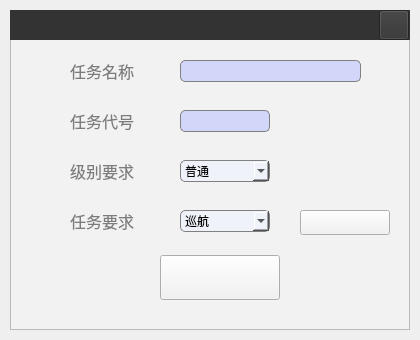
<?xml version="1.0" encoding="UTF-8"?>
<ui version="4.0">
 <class>EDIT</class>
 <widget class="QWidget" name="EDIT">
  <property name="geometry">
   <rect>
    <x>0</x>
    <y>0</y>
    <width>420</width>
    <height>340</height>
   </rect>
  </property>
  <property name="font">
   <font>
    <family>OPPOSans M</family>
   </font>
  </property>
  <property name="windowTitle">
   <string>Form</string>
  </property>
  <property name="styleSheet">
   <string notr="true">QAbstractItemView {
    outline: 0px solid gray;   /* 选定项的虚框 */
    border: 1px solid gray;   /* 整个下拉窗体的边框 */
	border-radius:4px;
	selection-background-color: rgb(126, 126, 126);   /* 整个下拉窗体被选中项的背景色 */
}</string>
  </property>
  <widget class="QFrame" name="frame">
   <property name="geometry">
    <rect>
     <x>10</x>
     <y>10</y>
     <width>400</width>
     <height>320</height>
    </rect>
   </property>
   <property name="styleSheet">
    <string notr="true">background-color: rgb(242, 242, 242);</string>
   </property>
   <property name="frameShape">
    <enum>QFrame::StyledPanel</enum>
   </property>
   <property name="frameShadow">
    <enum>QFrame::Raised</enum>
   </property>
   <widget class="MYBTN" name="btn_addcoor">
    <property name="geometry">
     <rect>
      <x>290</x>
      <y>200</y>
      <width>90</width>
      <height>25</height>
     </rect>
    </property>
    <property name="focusPolicy">
     <enum>Qt::NoFocus</enum>
    </property>
    <property name="text">
     <string/>
    </property>
   </widget>
   <widget class="QLabel" name="label_3">
    <property name="geometry">
     <rect>
      <x>60</x>
      <y>150</y>
      <width>88</width>
      <height>22</height>
     </rect>
    </property>
    <property name="sizePolicy">
     <sizepolicy hsizetype="Fixed" vsizetype="Fixed">
      <horstretch>0</horstretch>
      <verstretch>0</verstretch>
     </sizepolicy>
    </property>
    <property name="palette">
     <palette>
      <active>
       <colorrole role="WindowText">
        <brush brushstyle="SolidPattern">
         <color alpha="255">
          <red>124</red>
          <green>124</green>
          <blue>124</blue>
         </color>
        </brush>
       </colorrole>
       <colorrole role="Button">
        <brush brushstyle="SolidPattern">
         <color alpha="255">
          <red>242</red>
          <green>242</green>
          <blue>242</blue>
         </color>
        </brush>
       </colorrole>
       <colorrole role="Text">
        <brush brushstyle="SolidPattern">
         <color alpha="255">
          <red>124</red>
          <green>124</green>
          <blue>124</blue>
         </color>
        </brush>
       </colorrole>
       <colorrole role="ButtonText">
        <brush brushstyle="SolidPattern">
         <color alpha="255">
          <red>124</red>
          <green>124</green>
          <blue>124</blue>
         </color>
        </brush>
       </colorrole>
       <colorrole role="Base">
        <brush brushstyle="SolidPattern">
         <color alpha="255">
          <red>242</red>
          <green>242</green>
          <blue>242</blue>
         </color>
        </brush>
       </colorrole>
       <colorrole role="Window">
        <brush brushstyle="SolidPattern">
         <color alpha="255">
          <red>242</red>
          <green>242</green>
          <blue>242</blue>
         </color>
        </brush>
       </colorrole>
       <colorrole role="PlaceholderText">
        <brush brushstyle="NoBrush">
         <color alpha="128">
          <red>124</red>
          <green>124</green>
          <blue>124</blue>
         </color>
        </brush>
       </colorrole>
      </active>
      <inactive>
       <colorrole role="WindowText">
        <brush brushstyle="SolidPattern">
         <color alpha="255">
          <red>124</red>
          <green>124</green>
          <blue>124</blue>
         </color>
        </brush>
       </colorrole>
       <colorrole role="Button">
        <brush brushstyle="SolidPattern">
         <color alpha="255">
          <red>242</red>
          <green>242</green>
          <blue>242</blue>
         </color>
        </brush>
       </colorrole>
       <colorrole role="Text">
        <brush brushstyle="SolidPattern">
         <color alpha="255">
          <red>124</red>
          <green>124</green>
          <blue>124</blue>
         </color>
        </brush>
       </colorrole>
       <colorrole role="ButtonText">
        <brush brushstyle="SolidPattern">
         <color alpha="255">
          <red>124</red>
          <green>124</green>
          <blue>124</blue>
         </color>
        </brush>
       </colorrole>
       <colorrole role="Base">
        <brush brushstyle="SolidPattern">
         <color alpha="255">
          <red>242</red>
          <green>242</green>
          <blue>242</blue>
         </color>
        </brush>
       </colorrole>
       <colorrole role="Window">
        <brush brushstyle="SolidPattern">
         <color alpha="255">
          <red>242</red>
          <green>242</green>
          <blue>242</blue>
         </color>
        </brush>
       </colorrole>
       <colorrole role="PlaceholderText">
        <brush brushstyle="NoBrush">
         <color alpha="128">
          <red>124</red>
          <green>124</green>
          <blue>124</blue>
         </color>
        </brush>
       </colorrole>
      </inactive>
      <disabled>
       <colorrole role="WindowText">
        <brush brushstyle="SolidPattern">
         <color alpha="255">
          <red>124</red>
          <green>124</green>
          <blue>124</blue>
         </color>
        </brush>
       </colorrole>
       <colorrole role="Button">
        <brush brushstyle="SolidPattern">
         <color alpha="255">
          <red>242</red>
          <green>242</green>
          <blue>242</blue>
         </color>
        </brush>
       </colorrole>
       <colorrole role="Text">
        <brush brushstyle="SolidPattern">
         <color alpha="255">
          <red>124</red>
          <green>124</green>
          <blue>124</blue>
         </color>
        </brush>
       </colorrole>
       <colorrole role="ButtonText">
        <brush brushstyle="SolidPattern">
         <color alpha="255">
          <red>124</red>
          <green>124</green>
          <blue>124</blue>
         </color>
        </brush>
       </colorrole>
       <colorrole role="Base">
        <brush brushstyle="SolidPattern">
         <color alpha="255">
          <red>242</red>
          <green>242</green>
          <blue>242</blue>
         </color>
        </brush>
       </colorrole>
       <colorrole role="Window">
        <brush brushstyle="SolidPattern">
         <color alpha="255">
          <red>242</red>
          <green>242</green>
          <blue>242</blue>
         </color>
        </brush>
       </colorrole>
       <colorrole role="PlaceholderText">
        <brush brushstyle="NoBrush">
         <color alpha="128">
          <red>124</red>
          <green>124</green>
          <blue>124</blue>
         </color>
        </brush>
       </colorrole>
      </disabled>
     </palette>
    </property>
    <property name="font">
     <font>
      <family>OPPOSans M</family>
      <pointsize>12</pointsize>
     </font>
    </property>
    <property name="styleSheet">
     <string notr="true">color:rgb(124, 124, 124)</string>
    </property>
    <property name="text">
     <string>级别要求</string>
    </property>
   </widget>
   <widget class="QComboBox" name="cmb_work">
    <property name="geometry">
     <rect>
      <x>170</x>
      <y>200</y>
      <width>90</width>
      <height>22</height>
     </rect>
    </property>
    <property name="focusPolicy">
     <enum>Qt::NoFocus</enum>
    </property>
    <property name="styleSheet">
     <string notr="true">border-radius:5px;
border:1px solid gray;
background-color: rgb(240, 242, 250);</string>
    </property>
    <item>
     <property name="text">
      <string>巡航</string>
     </property>
    </item>
    <item>
     <property name="text">
      <string>水质</string>
     </property>
    </item>
    <item>
     <property name="text">
      <string>抓取</string>
     </property>
    </item>
    <item>
     <property name="text">
      <string>救援</string>
     </property>
    </item>
    <item>
     <property name="text">
      <string>登陆</string>
     </property>
    </item>
   </widget>
   <widget class="QWidget" name="widget" native="true">
    <property name="geometry">
     <rect>
      <x>-1</x>
      <y>0</y>
      <width>401</width>
      <height>30</height>
     </rect>
    </property>
    <property name="styleSheet">
     <string notr="true">background-color: rgb(51, 51, 51);</string>
    </property>
    <widget class="MYBTN" name="btn_close">
     <property name="geometry">
      <rect>
       <x>370</x>
       <y>0</y>
       <width>30</width>
       <height>30</height>
      </rect>
     </property>
     <property name="focusPolicy">
      <enum>Qt::NoFocus</enum>
     </property>
     <property name="styleSheet">
      <string notr="true"/>
     </property>
     <property name="text">
      <string/>
     </property>
    </widget>
   </widget>
   <widget class="QComboBox" name="cmb_level">
    <property name="geometry">
     <rect>
      <x>170</x>
      <y>150</y>
      <width>90</width>
      <height>22</height>
     </rect>
    </property>
    <property name="focusPolicy">
     <enum>Qt::NoFocus</enum>
    </property>
    <property name="styleSheet">
     <string notr="true">border-radius:5px;
border:1px solid gray;
background-color: rgb(240, 242, 250);
</string>
    </property>
    <item>
     <property name="text">
      <string>普通</string>
     </property>
    </item>
    <item>
     <property name="text">
      <string>重要</string>
     </property>
    </item>
    <item>
     <property name="text">
      <string>紧急</string>
     </property>
    </item>
   </widget>
   <widget class="QLabel" name="label_2">
    <property name="geometry">
     <rect>
      <x>60</x>
      <y>100</y>
      <width>88</width>
      <height>22</height>
     </rect>
    </property>
    <property name="sizePolicy">
     <sizepolicy hsizetype="Fixed" vsizetype="Fixed">
      <horstretch>0</horstretch>
      <verstretch>0</verstretch>
     </sizepolicy>
    </property>
    <property name="palette">
     <palette>
      <active>
       <colorrole role="WindowText">
        <brush brushstyle="SolidPattern">
         <color alpha="255">
          <red>124</red>
          <green>124</green>
          <blue>124</blue>
         </color>
        </brush>
       </colorrole>
       <colorrole role="Button">
        <brush brushstyle="SolidPattern">
         <color alpha="255">
          <red>242</red>
          <green>242</green>
          <blue>242</blue>
         </color>
        </brush>
       </colorrole>
       <colorrole role="Text">
        <brush brushstyle="SolidPattern">
         <color alpha="255">
          <red>124</red>
          <green>124</green>
          <blue>124</blue>
         </color>
        </brush>
       </colorrole>
       <colorrole role="ButtonText">
        <brush brushstyle="SolidPattern">
         <color alpha="255">
          <red>124</red>
          <green>124</green>
          <blue>124</blue>
         </color>
        </brush>
       </colorrole>
       <colorrole role="Base">
        <brush brushstyle="SolidPattern">
         <color alpha="255">
          <red>242</red>
          <green>242</green>
          <blue>242</blue>
         </color>
        </brush>
       </colorrole>
       <colorrole role="Window">
        <brush brushstyle="SolidPattern">
         <color alpha="255">
          <red>242</red>
          <green>242</green>
          <blue>242</blue>
         </color>
        </brush>
       </colorrole>
       <colorrole role="PlaceholderText">
        <brush brushstyle="NoBrush">
         <color alpha="128">
          <red>124</red>
          <green>124</green>
          <blue>124</blue>
         </color>
        </brush>
       </colorrole>
      </active>
      <inactive>
       <colorrole role="WindowText">
        <brush brushstyle="SolidPattern">
         <color alpha="255">
          <red>124</red>
          <green>124</green>
          <blue>124</blue>
         </color>
        </brush>
       </colorrole>
       <colorrole role="Button">
        <brush brushstyle="SolidPattern">
         <color alpha="255">
          <red>242</red>
          <green>242</green>
          <blue>242</blue>
         </color>
        </brush>
       </colorrole>
       <colorrole role="Text">
        <brush brushstyle="SolidPattern">
         <color alpha="255">
          <red>124</red>
          <green>124</green>
          <blue>124</blue>
         </color>
        </brush>
       </colorrole>
       <colorrole role="ButtonText">
        <brush brushstyle="SolidPattern">
         <color alpha="255">
          <red>124</red>
          <green>124</green>
          <blue>124</blue>
         </color>
        </brush>
       </colorrole>
       <colorrole role="Base">
        <brush brushstyle="SolidPattern">
         <color alpha="255">
          <red>242</red>
          <green>242</green>
          <blue>242</blue>
         </color>
        </brush>
       </colorrole>
       <colorrole role="Window">
        <brush brushstyle="SolidPattern">
         <color alpha="255">
          <red>242</red>
          <green>242</green>
          <blue>242</blue>
         </color>
        </brush>
       </colorrole>
       <colorrole role="PlaceholderText">
        <brush brushstyle="NoBrush">
         <color alpha="128">
          <red>124</red>
          <green>124</green>
          <blue>124</blue>
         </color>
        </brush>
       </colorrole>
      </inactive>
      <disabled>
       <colorrole role="WindowText">
        <brush brushstyle="SolidPattern">
         <color alpha="255">
          <red>124</red>
          <green>124</green>
          <blue>124</blue>
         </color>
        </brush>
       </colorrole>
       <colorrole role="Button">
        <brush brushstyle="SolidPattern">
         <color alpha="255">
          <red>242</red>
          <green>242</green>
          <blue>242</blue>
         </color>
        </brush>
       </colorrole>
       <colorrole role="Text">
        <brush brushstyle="SolidPattern">
         <color alpha="255">
          <red>124</red>
          <green>124</green>
          <blue>124</blue>
         </color>
        </brush>
       </colorrole>
       <colorrole role="ButtonText">
        <brush brushstyle="SolidPattern">
         <color alpha="255">
          <red>124</red>
          <green>124</green>
          <blue>124</blue>
         </color>
        </brush>
       </colorrole>
       <colorrole role="Base">
        <brush brushstyle="SolidPattern">
         <color alpha="255">
          <red>242</red>
          <green>242</green>
          <blue>242</blue>
         </color>
        </brush>
       </colorrole>
       <colorrole role="Window">
        <brush brushstyle="SolidPattern">
         <color alpha="255">
          <red>242</red>
          <green>242</green>
          <blue>242</blue>
         </color>
        </brush>
       </colorrole>
       <colorrole role="PlaceholderText">
        <brush brushstyle="NoBrush">
         <color alpha="128">
          <red>124</red>
          <green>124</green>
          <blue>124</blue>
         </color>
        </brush>
       </colorrole>
      </disabled>
     </palette>
    </property>
    <property name="font">
     <font>
      <family>OPPOSans M</family>
      <pointsize>12</pointsize>
     </font>
    </property>
    <property name="styleSheet">
     <string notr="true">color:rgb(124, 124, 124)</string>
    </property>
    <property name="text">
     <string>任务代号</string>
    </property>
   </widget>
   <widget class="QLabel" name="label_4">
    <property name="geometry">
     <rect>
      <x>60</x>
      <y>200</y>
      <width>88</width>
      <height>22</height>
     </rect>
    </property>
    <property name="sizePolicy">
     <sizepolicy hsizetype="Fixed" vsizetype="Fixed">
      <horstretch>0</horstretch>
      <verstretch>0</verstretch>
     </sizepolicy>
    </property>
    <property name="palette">
     <palette>
      <active>
       <colorrole role="WindowText">
        <brush brushstyle="SolidPattern">
         <color alpha="255">
          <red>124</red>
          <green>124</green>
          <blue>124</blue>
         </color>
        </brush>
       </colorrole>
       <colorrole role="Button">
        <brush brushstyle="SolidPattern">
         <color alpha="255">
          <red>242</red>
          <green>242</green>
          <blue>242</blue>
         </color>
        </brush>
       </colorrole>
       <colorrole role="Text">
        <brush brushstyle="SolidPattern">
         <color alpha="255">
          <red>124</red>
          <green>124</green>
          <blue>124</blue>
         </color>
        </brush>
       </colorrole>
       <colorrole role="ButtonText">
        <brush brushstyle="SolidPattern">
         <color alpha="255">
          <red>124</red>
          <green>124</green>
          <blue>124</blue>
         </color>
        </brush>
       </colorrole>
       <colorrole role="Base">
        <brush brushstyle="SolidPattern">
         <color alpha="255">
          <red>242</red>
          <green>242</green>
          <blue>242</blue>
         </color>
        </brush>
       </colorrole>
       <colorrole role="Window">
        <brush brushstyle="SolidPattern">
         <color alpha="255">
          <red>242</red>
          <green>242</green>
          <blue>242</blue>
         </color>
        </brush>
       </colorrole>
       <colorrole role="PlaceholderText">
        <brush brushstyle="NoBrush">
         <color alpha="128">
          <red>124</red>
          <green>124</green>
          <blue>124</blue>
         </color>
        </brush>
       </colorrole>
      </active>
      <inactive>
       <colorrole role="WindowText">
        <brush brushstyle="SolidPattern">
         <color alpha="255">
          <red>124</red>
          <green>124</green>
          <blue>124</blue>
         </color>
        </brush>
       </colorrole>
       <colorrole role="Button">
        <brush brushstyle="SolidPattern">
         <color alpha="255">
          <red>242</red>
          <green>242</green>
          <blue>242</blue>
         </color>
        </brush>
       </colorrole>
       <colorrole role="Text">
        <brush brushstyle="SolidPattern">
         <color alpha="255">
          <red>124</red>
          <green>124</green>
          <blue>124</blue>
         </color>
        </brush>
       </colorrole>
       <colorrole role="ButtonText">
        <brush brushstyle="SolidPattern">
         <color alpha="255">
          <red>124</red>
          <green>124</green>
          <blue>124</blue>
         </color>
        </brush>
       </colorrole>
       <colorrole role="Base">
        <brush brushstyle="SolidPattern">
         <color alpha="255">
          <red>242</red>
          <green>242</green>
          <blue>242</blue>
         </color>
        </brush>
       </colorrole>
       <colorrole role="Window">
        <brush brushstyle="SolidPattern">
         <color alpha="255">
          <red>242</red>
          <green>242</green>
          <blue>242</blue>
         </color>
        </brush>
       </colorrole>
       <colorrole role="PlaceholderText">
        <brush brushstyle="NoBrush">
         <color alpha="128">
          <red>124</red>
          <green>124</green>
          <blue>124</blue>
         </color>
        </brush>
       </colorrole>
      </inactive>
      <disabled>
       <colorrole role="WindowText">
        <brush brushstyle="SolidPattern">
         <color alpha="255">
          <red>124</red>
          <green>124</green>
          <blue>124</blue>
         </color>
        </brush>
       </colorrole>
       <colorrole role="Button">
        <brush brushstyle="SolidPattern">
         <color alpha="255">
          <red>242</red>
          <green>242</green>
          <blue>242</blue>
         </color>
        </brush>
       </colorrole>
       <colorrole role="Text">
        <brush brushstyle="SolidPattern">
         <color alpha="255">
          <red>124</red>
          <green>124</green>
          <blue>124</blue>
         </color>
        </brush>
       </colorrole>
       <colorrole role="ButtonText">
        <brush brushstyle="SolidPattern">
         <color alpha="255">
          <red>124</red>
          <green>124</green>
          <blue>124</blue>
         </color>
        </brush>
       </colorrole>
       <colorrole role="Base">
        <brush brushstyle="SolidPattern">
         <color alpha="255">
          <red>242</red>
          <green>242</green>
          <blue>242</blue>
         </color>
        </brush>
       </colorrole>
       <colorrole role="Window">
        <brush brushstyle="SolidPattern">
         <color alpha="255">
          <red>242</red>
          <green>242</green>
          <blue>242</blue>
         </color>
        </brush>
       </colorrole>
       <colorrole role="PlaceholderText">
        <brush brushstyle="NoBrush">
         <color alpha="128">
          <red>124</red>
          <green>124</green>
          <blue>124</blue>
         </color>
        </brush>
       </colorrole>
      </disabled>
     </palette>
    </property>
    <property name="font">
     <font>
      <family>OPPOSans M</family>
      <pointsize>12</pointsize>
     </font>
    </property>
    <property name="styleSheet">
     <string notr="true">color:rgb(124, 124, 124)</string>
    </property>
    <property name="text">
     <string>任务要求</string>
    </property>
   </widget>
   <widget class="MYBTN" name="btn_addtask">
    <property name="geometry">
     <rect>
      <x>150</x>
      <y>245</y>
      <width>120</width>
      <height>45</height>
     </rect>
    </property>
    <property name="focusPolicy">
     <enum>Qt::NoFocus</enum>
    </property>
    <property name="text">
     <string/>
    </property>
   </widget>
   <widget class="QLineEdit" name="lineEdit_taskname">
    <property name="geometry">
     <rect>
      <x>170</x>
      <y>50</y>
      <width>181</width>
      <height>22</height>
     </rect>
    </property>
    <property name="font">
     <font>
      <pointsize>11</pointsize>
     </font>
    </property>
    <property name="focusPolicy">
     <enum>Qt::StrongFocus</enum>
    </property>
    <property name="styleSheet">
     <string notr="true">QLineEdit{border-radius:5px;background-color:rgb(210, 215, 249);border:1px solid gray}
</string>
    </property>
   </widget>
   <widget class="QLabel" name="label">
    <property name="geometry">
     <rect>
      <x>60</x>
      <y>50</y>
      <width>88</width>
      <height>22</height>
     </rect>
    </property>
    <property name="sizePolicy">
     <sizepolicy hsizetype="Fixed" vsizetype="Fixed">
      <horstretch>0</horstretch>
      <verstretch>0</verstretch>
     </sizepolicy>
    </property>
    <property name="palette">
     <palette>
      <active>
       <colorrole role="WindowText">
        <brush brushstyle="SolidPattern">
         <color alpha="255">
          <red>124</red>
          <green>124</green>
          <blue>124</blue>
         </color>
        </brush>
       </colorrole>
       <colorrole role="Button">
        <brush brushstyle="SolidPattern">
         <color alpha="255">
          <red>242</red>
          <green>242</green>
          <blue>242</blue>
         </color>
        </brush>
       </colorrole>
       <colorrole role="Text">
        <brush brushstyle="SolidPattern">
         <color alpha="255">
          <red>124</red>
          <green>124</green>
          <blue>124</blue>
         </color>
        </brush>
       </colorrole>
       <colorrole role="ButtonText">
        <brush brushstyle="SolidPattern">
         <color alpha="255">
          <red>124</red>
          <green>124</green>
          <blue>124</blue>
         </color>
        </brush>
       </colorrole>
       <colorrole role="Base">
        <brush brushstyle="SolidPattern">
         <color alpha="255">
          <red>242</red>
          <green>242</green>
          <blue>242</blue>
         </color>
        </brush>
       </colorrole>
       <colorrole role="Window">
        <brush brushstyle="SolidPattern">
         <color alpha="255">
          <red>242</red>
          <green>242</green>
          <blue>242</blue>
         </color>
        </brush>
       </colorrole>
       <colorrole role="PlaceholderText">
        <brush brushstyle="NoBrush">
         <color alpha="128">
          <red>124</red>
          <green>124</green>
          <blue>124</blue>
         </color>
        </brush>
       </colorrole>
      </active>
      <inactive>
       <colorrole role="WindowText">
        <brush brushstyle="SolidPattern">
         <color alpha="255">
          <red>124</red>
          <green>124</green>
          <blue>124</blue>
         </color>
        </brush>
       </colorrole>
       <colorrole role="Button">
        <brush brushstyle="SolidPattern">
         <color alpha="255">
          <red>242</red>
          <green>242</green>
          <blue>242</blue>
         </color>
        </brush>
       </colorrole>
       <colorrole role="Text">
        <brush brushstyle="SolidPattern">
         <color alpha="255">
          <red>124</red>
          <green>124</green>
          <blue>124</blue>
         </color>
        </brush>
       </colorrole>
       <colorrole role="ButtonText">
        <brush brushstyle="SolidPattern">
         <color alpha="255">
          <red>124</red>
          <green>124</green>
          <blue>124</blue>
         </color>
        </brush>
       </colorrole>
       <colorrole role="Base">
        <brush brushstyle="SolidPattern">
         <color alpha="255">
          <red>242</red>
          <green>242</green>
          <blue>242</blue>
         </color>
        </brush>
       </colorrole>
       <colorrole role="Window">
        <brush brushstyle="SolidPattern">
         <color alpha="255">
          <red>242</red>
          <green>242</green>
          <blue>242</blue>
         </color>
        </brush>
       </colorrole>
       <colorrole role="PlaceholderText">
        <brush brushstyle="NoBrush">
         <color alpha="128">
          <red>124</red>
          <green>124</green>
          <blue>124</blue>
         </color>
        </brush>
       </colorrole>
      </inactive>
      <disabled>
       <colorrole role="WindowText">
        <brush brushstyle="SolidPattern">
         <color alpha="255">
          <red>124</red>
          <green>124</green>
          <blue>124</blue>
         </color>
        </brush>
       </colorrole>
       <colorrole role="Button">
        <brush brushstyle="SolidPattern">
         <color alpha="255">
          <red>242</red>
          <green>242</green>
          <blue>242</blue>
         </color>
        </brush>
       </colorrole>
       <colorrole role="Text">
        <brush brushstyle="SolidPattern">
         <color alpha="255">
          <red>124</red>
          <green>124</green>
          <blue>124</blue>
         </color>
        </brush>
       </colorrole>
       <colorrole role="ButtonText">
        <brush brushstyle="SolidPattern">
         <color alpha="255">
          <red>124</red>
          <green>124</green>
          <blue>124</blue>
         </color>
        </brush>
       </colorrole>
       <colorrole role="Base">
        <brush brushstyle="SolidPattern">
         <color alpha="255">
          <red>242</red>
          <green>242</green>
          <blue>242</blue>
         </color>
        </brush>
       </colorrole>
       <colorrole role="Window">
        <brush brushstyle="SolidPattern">
         <color alpha="255">
          <red>242</red>
          <green>242</green>
          <blue>242</blue>
         </color>
        </brush>
       </colorrole>
       <colorrole role="PlaceholderText">
        <brush brushstyle="NoBrush">
         <color alpha="128">
          <red>124</red>
          <green>124</green>
          <blue>124</blue>
         </color>
        </brush>
       </colorrole>
      </disabled>
     </palette>
    </property>
    <property name="font">
     <font>
      <family>OPPOSans M</family>
      <pointsize>12</pointsize>
     </font>
    </property>
    <property name="styleSheet">
     <string notr="true">color:rgb(124, 124, 124)</string>
    </property>
    <property name="text">
     <string>任务名称</string>
    </property>
   </widget>
   <widget class="QLineEdit" name="lineEdit_taskcode">
    <property name="geometry">
     <rect>
      <x>170</x>
      <y>100</y>
      <width>90</width>
      <height>22</height>
     </rect>
    </property>
    <property name="font">
     <font>
      <pointsize>11</pointsize>
     </font>
    </property>
    <property name="focusPolicy">
     <enum>Qt::StrongFocus</enum>
    </property>
    <property name="styleSheet">
     <string notr="true">QLineEdit{border-radius:5px;background-color:rgb(210, 215, 249);border:1px solid gray}
</string>
    </property>
   </widget>
  </widget>
 </widget>
 <customwidgets>
  <customwidget>
   <class>MYBTN</class>
   <extends>QPushButton</extends>
   <header location="global">mycontral/mybtn.h</header>
  </customwidget>
 </customwidgets>
 <resources/>
 <connections/>
</ui>
